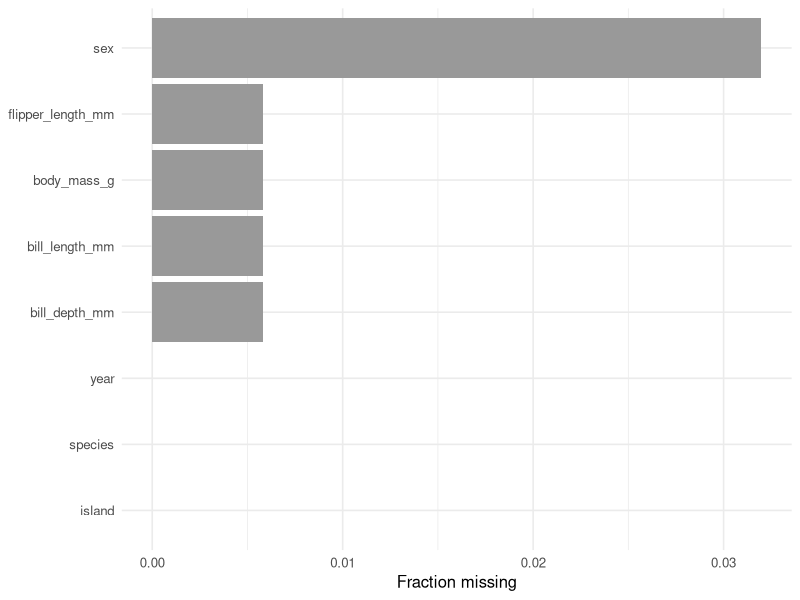

Write the R code that produced this figure.
# ============================================================
# Biostatistics Courses
# Course 1 — Week 1, Session 4: Import, joins, missingness with dplyr
# ============================================================

# --- 0. Setup --------------------------------------------------
library(tidyverse)
library(palmerpenguins)
set.seed(42)
theme_set(theme_minimal(base_size = 12))

# --- 1. Hypothesis / Goal --------------------------------------
# Practise dplyr verbs, joins, and missingness handling on penguins.

# --- 2. Data ---------------------------------------------------
islands <- tibble(
  island = c("Biscoe", "Dream", "Torgersen"),
  lat    = c(-65.43, -64.73, -64.77),
  researcher = c("Anna", "Ben", "Carla")
)

penguins_aug <- penguins |>
  left_join(islands, by = "island")

# --- 3. Visualise ----------------------------------------------
missingness <- penguins |>
  summarise(across(everything(), ~ mean(is.na(.)))) |>
  pivot_longer(everything(),
               names_to = "variable",
               values_to = "frac_missing") |>
  arrange(desc(frac_missing))

p <- missingness |>
  ggplot(aes(frac_missing, reorder(variable, frac_missing))) +
  geom_col(fill = "grey60") +
  labs(x = "Fraction missing", y = NULL)
print(p)

# --- 4. Assumptions --------------------------------------------
# Joins need a shared key; missingness needs explicit handling.
n <- nrow(penguins)
inj <- penguins |>
  mutate(body_mass_g = if_else(runif(n) < 0.1, NA_real_, body_mass_g))

cat("Mean without na.rm: ", mean(inj$body_mass_g), "\n")
cat("Mean with na.rm:    ", mean(inj$body_mass_g, na.rm = TRUE), "\n")

# --- 5. Conduct / Fit ------------------------------------------
species_summary <- penguins |>
  group_by(species, sex) |>
  summarise(
    n    = n(),
    mean_mass = mean(body_mass_g, na.rm = TRUE),
    sd_mass   = sd(body_mass_g,   na.rm = TRUE),
    .groups = "drop"
  )
print(species_summary)

# --- 6. Report -------------------------------------------------
cat(sprintf("%d rows, %d missing sex, %d missing mass\n",
            nrow(penguins),
            sum(is.na(penguins$sex)),
            sum(is.na(penguins$body_mass_g))))
